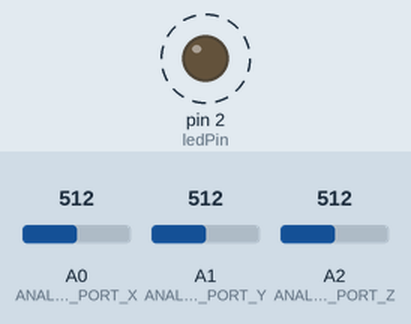
Recording of a sketch running on a simulated Arduino Uno, built with avr-gcc and run on an emulated ATmega328P. Shown: output pins drawn as LEDs (lit = HIGH). Dashed ring = blinking. The inputs (shaded band) are chosen by the test bench; at power-on: A0 (ANALOG_PORT_X) = 512, A1 (ANALOG_PORT_Y) = 512, A2 (ANALOG_PORT_Z) = 512. What the sketch prints to the serial monitor is not drawn.

Above: at 1.2 s.
1.3 s: A0 (ANALOG_PORT_X) set to 407
4.3 s: A0 (ANALOG_PORT_X) set to 386
6.2 s: A1 (ANALOG_PORT_Y) set to 416
7.7 s: A1 (ANALOG_PORT_Y) set to 384
12.6 s: A2 (ANALOG_PORT_Z) set to 0
Timing chart, 0 to 63.1 s (numbered marks = the images above; inputs shaded):
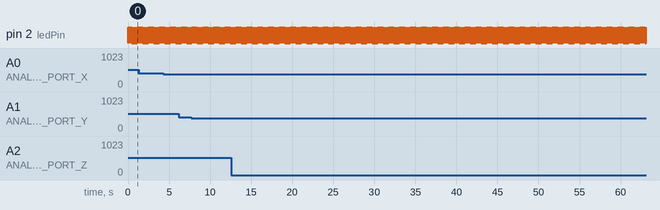

The sketch:

arduinoBackend.ino
```cpp
#define BAUD_RATE 9600
#define SERIAL_PORT_NAME "/dev/ttyUSB0"

#define ANALOG_PORT_X A0
#define ANALOG_PORT_Y A1
#define ANALOG_PORT_Z A2

long int xSensor = 0;
long int zSensor = 0;
long int ySensor = 0;
int inByte = 0;
#define ledPin 2
int ledState = LOW;

// PWM PINS : D3 ; D5 ; D6 ; D9 ; D10 ; D11

void setup() {
  Serial.begin(BAUD_RATE);
    pinMode(ledPin, OUTPUT);

}

void loop() {
  char buff [200];
  xSensor = analogRead(ANALOG_PORT_X) / 4;
  // read second analog input, divide by 4 to make the range 0-255:
  ySensor = analogRead(ANALOG_PORT_Y) / 4;
  // read switch, map it to 0 or 255L
  zSensor = analogRead(ANALOG_PORT_Z) / 4;

  if (ledState == LOW) {
    ledState = HIGH;
  } else {
    ledState = LOW;
  }
  // set the LED with the ledState of the variable:
  digitalWrite(ledPin, ledState);


  long int set1 = 1, set2 = 2, set3 = 3;
  sprintf(buff, "!%4ld%4ld%4ld%4ld%4ld%4ld#", set1, set2, set3, xSensor, ySensor, zSensor);
  Serial.println(buff);
  // delay(1000);

}
```

Measured:
- by itself, pin 2 (ledPin): alternates HIGH for 0.03 s and LOW for 0.03 s
